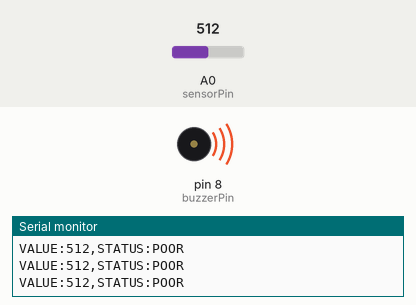
This sketch was run on a simulated Arduino Uno, built with avr-gcc and run on an emulated ATmega328P. Shown: buzzer (waves = sounding, pin HIGH), the last lines printed to the serial monitor. Inputs (shaded band) come from the test bench; at power-on: A0 (sensorPin) = 512.

Above: at 1.3 s.
1.4 s: A0 (sensorPin) set to 313
2.9 s: A0 (sensorPin) set to 286
At 4.2 s:
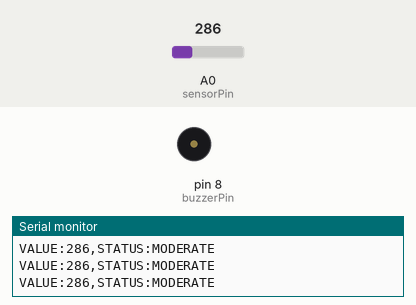
4.5 s: A0 (sensorPin) set to 306
At 5.5 s:
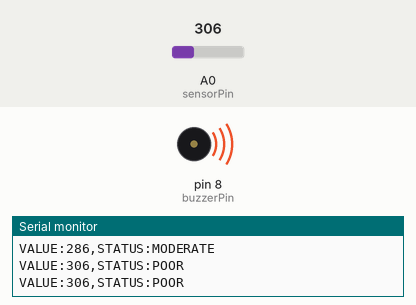
6.0 s: A0 (sensorPin) set to 290
At 6.7 s:
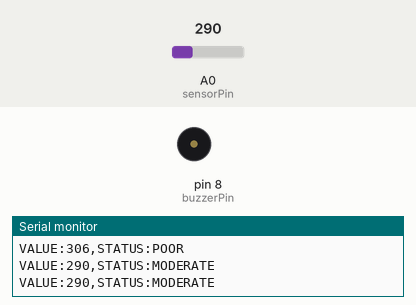
Timing chart, 0 to 8.5 s (numbered marks = the images above; inputs shaded):
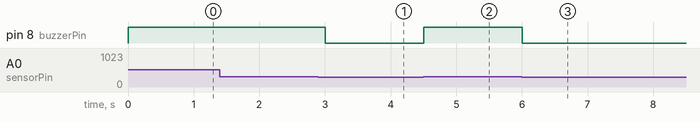

The sketch:

air_quality.ino
```cpp
const int sensorPin = A0;
const int buzzerPin = 8;

void setup() {
  Serial.begin(9600);
  pinMode(buzzerPin, OUTPUT);
  digitalWrite(buzzerPin, LOW);
}

void loop() {
  int sensorValue = analogRead(sensorPin);

  const char* status;

  if (sensorValue <= 160) {
    status = "GOOD";
    digitalWrite(buzzerPin, LOW);
  }
  else if (sensorValue <= 300) {
    status = "MODERATE";
    digitalWrite(buzzerPin, LOW);
  }
  else {
    status = "POOR";
    digitalWrite(buzzerPin, HIGH);
  }

  Serial.print("VALUE:");
  Serial.print(sensorValue);
  Serial.print(",STATUS:");
  Serial.println(status);

  delay(500);
}
```

Measured:
- the behaviour switches between 301 and 300 on A0 (sensorPin) (found by bisection; images 0 and 1)
- after the input at 2.9 s, pin 8 (buzzerPin): HIGH → LOW after 0.10 s
- after the input at 4.5 s, pin 8 (buzzerPin): LOW → HIGH at once
- after the input at 6.0 s, pin 8 (buzzerPin): HIGH → LOW at once
